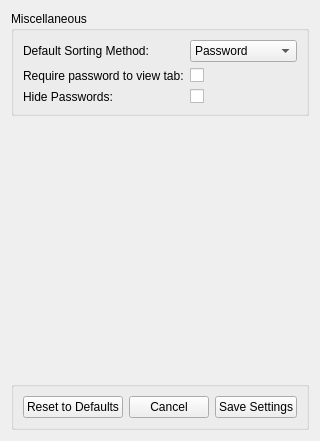
          <widget class="QWidget" name="tab_Settings_PWManager">
           <attribute name="title">
            <string>Passwords</string>
           </attribute>
           <layout class="QVBoxLayout" name="verticalLayout_14">
            <item>
             <widget class="QGroupBox" name="groupBox_11">
              <property name="title">
               <string>Miscellaneous</string>
              </property>
              <layout class="QFormLayout" name="formLayout_8">
               <item row="1" column="0">
                <widget class="QLabel" name="label_23">
                 <property name="text">
                  <string>Require password to view tab:</string>
                 </property>
                </widget>
               </item>
               <item row="1" column="1">
                <widget class="qcheckbox_PWValidation" name="checkBox_PWMan_ReqPW">
                 <property name="text">
                  <string/>
                 </property>
                </widget>
               </item>
               <item row="2" column="0">
                <widget class="QLabel" name="label_22">
                 <property name="text">
                  <string>Hide Passwords:</string>
                 </property>
                </widget>
               </item>
               <item row="2" column="1">
                <widget class="qcheckbox_PWValidation" name="checkBox_PWMan_HidePWS">
                 <property name="text">
                  <string/>
                 </property>
                </widget>
               </item>
               <item row="0" column="0">
                <widget class="QLabel" name="label_21">
                 <property name="text">
                  <string>Default Sorting Method:</string>
                 </property>
                </widget>
               </item>
               <item row="0" column="1">
                <widget class="QComboBox" name="comboBox_PWMan_SortBy">
                 <item>
                  <property name="text">
                   <string>Password</string>
                  </property>
                 </item>
                 <item>
                  <property name="text">
                   <string>Account</string>
                  </property>
                 </item>
                 <item>
                  <property name="text">
                   <string>Service</string>
                  </property>
                 </item>
                </widget>
               </item>
              </layout>
             </widget>
            </item>
            <item>
             <spacer name="verticalSpacer_7">
              <property name="orientation">
               <enum>Qt::Vertical</enum>
              </property>
              <property name="sizeHint" stdset="0">
               <size>
                <width>20</width>
                <height>259</height>
               </size>
              </property>
             </spacer>
            </item>
            <item>
             <widget class="QGroupBox" name="groupBox_12">
              <property name="title">
               <string/>
              </property>
              <layout class="QHBoxLayout" name="horizontalLayout_12">
               <item>
                <widget class="QPushButton" name="pushButton_PWMan_RDefault">
                 <property name="text">
                  <string>Reset to Defaults</string>
                 </property>
                </widget>
               </item>
               <item>
                <widget class="QPushButton" name="pushButton_PWMan_Cancel">
                 <property name="text">
                  <string>Cancel</string>
                 </property>
                </widget>
               </item>
               <item>
                <widget class="QPushButton" name="pushButton_PWMan_Save">
                 <property name="text">
                  <string>Save Settings</string>
                 </property>
                </widget>
               </item>
              </layout>
             </widget>
            </item>
           </layout>
          </widget>
